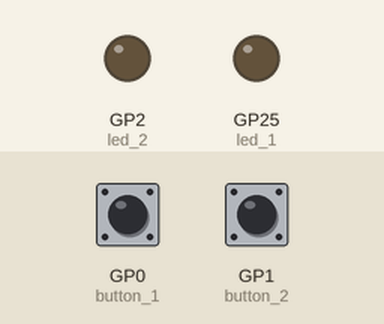
This program was run on a simulated Raspberry Pi Pico running MicroPython. On the bench: output pins drawn as LEDs (lit = HIGH). The test bench sets the inputs (shaded band); at power-on: GP0 (button_1) LOW, GP1 (button_2) LOW.

Above: at 1.2 s.
1.3 s: GP0 (button_1) pulled HIGH for 0.15 s
At 2.5 s:
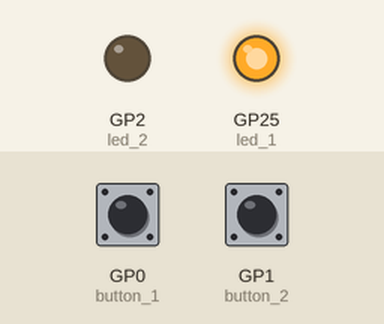
2.9 s: GP1 (button_2) pulled HIGH for 0.15 s
At 3.7 s:
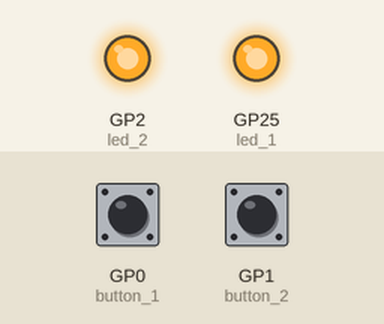
4.5 s: GP0 (button_1) pulled HIGH for 1 s
At 4.9 s:
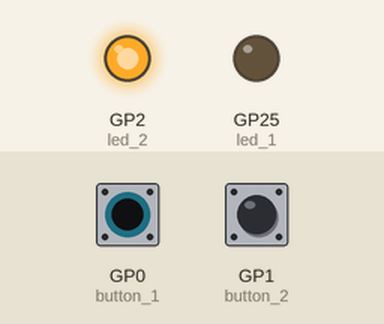
7.0 s: GP0 (button_1) pulled HIGH for 3.2 s
At 8.0 s:
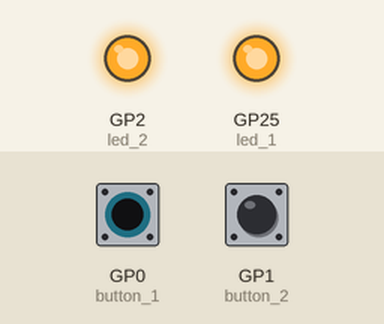
11.7 s: GP1 (button_2) pulled HIGH for 1 s
At 12.8 s:
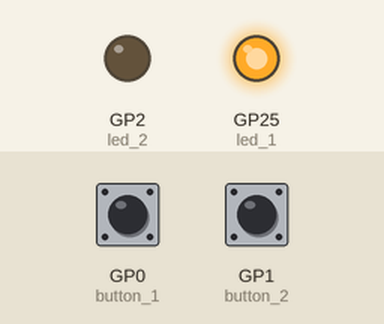
Timing chart, 0 to 14.7 s (numbered marks = the images above; inputs shaded):
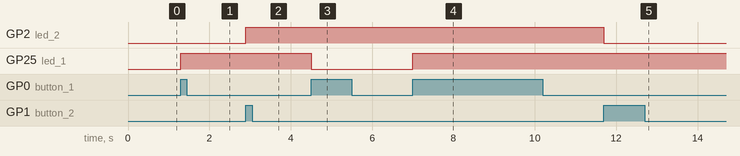

Measured:
- after the input at 1.3 s, GP25 (led_1): LOW → HIGH at once
- after the input at 2.9 s, GP2 (led_2): LOW → HIGH at once
- after the input at 4.5 s, GP25 (led_1): HIGH → LOW at once
- after the input at 7.0 s, GP25 (led_1): LOW → HIGH at once
- after the input at 11.7 s, GP2 (led_2): HIGH → LOW at once

The program:

irq2.py
```python
import machine

led_1 = machine.Pin(25, machine.Pin.OUT)
led_2 = machine.Pin(2, machine.Pin.OUT)
button_1 = machine.Pin(0, machine.Pin.IN, machine.Pin.PULL_DOWN)
button_2 = machine.Pin(1, machine.Pin.IN, machine.Pin.PULL_DOWN)


led_state_1 = False
led_state_2 = False


def button_irq_handler(pin):
    global led_state_1
    global led_state_2
    if pin == button_1:
        led_state_1 = not led_state_1
    else:
        led_state_2 = not led_state_2


button_1.irq(trigger=machine.Pin.IRQ_RISING, handler=button_irq_handler)
button_2.irq(trigger=machine.Pin.IRQ_RISING, handler=button_irq_handler)

while True:
    led_1.value(led_state_1)
    led_2.value(led_state_2)
```
